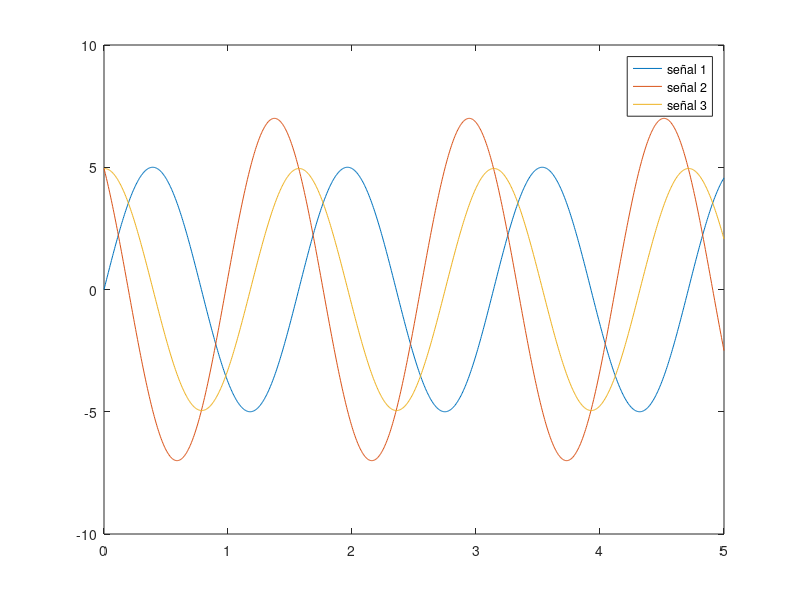

Write MATLAB code to recreate this figure.
clear all;
clc;
t=linspace(0,5,1000);
snal1=5*sin(4*t);
snal2=7*sin(4*t+(3*pi/4));
snal3=snal1+snal2;
plot(t,snal1,t,snal2,t,snal3);
legend('señal 1','señal 2','señal 3');